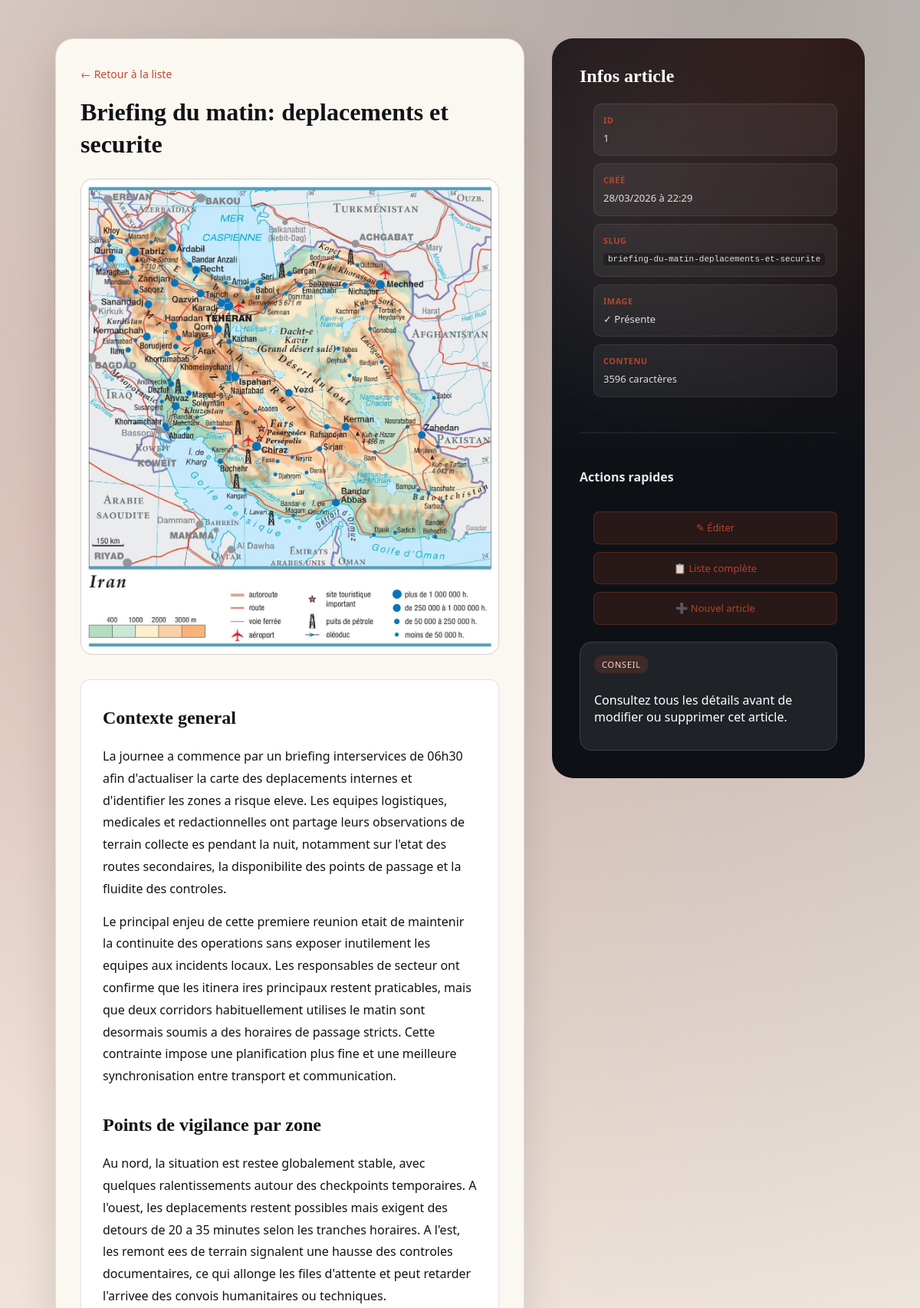
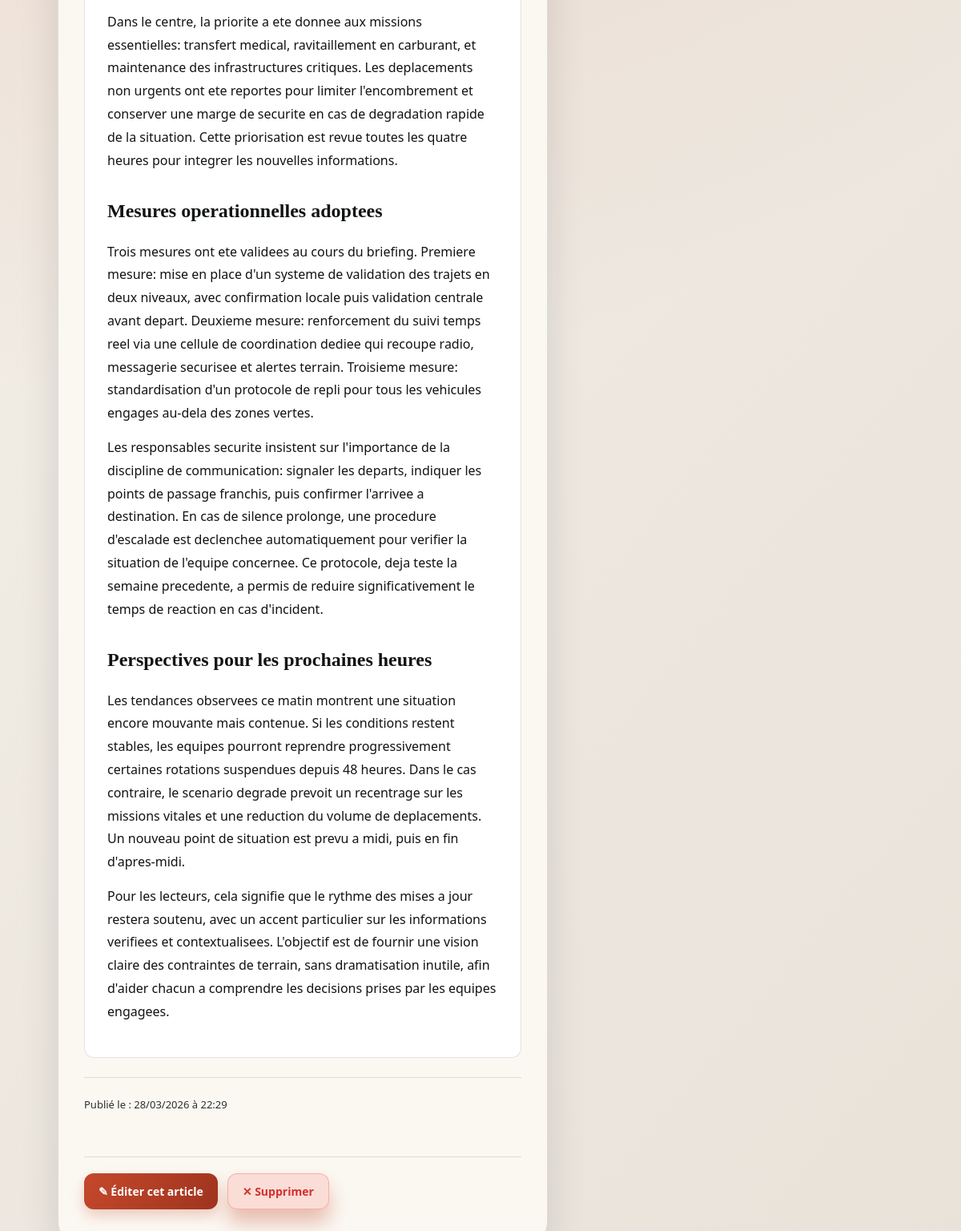
The page /pages/article_details.php?id=1 (signed in) on the database its author committed (2 pictures, top to bottom).
### tables this page shows
CREATE TABLE articles (
    id INT AUTO_INCREMENT PRIMARY KEY,
    titre_h1 VARCHAR(255) NOT NULL,             
    url_slug VARCHAR(255) UNIQUE NOT NULL,      
    contenu_html TEXT,                          
    image_url VARCHAR(255),
    image_alt VARCHAR(255),                     
    meta_description VARCHAR(160),              
    article_status_id INT NOT NULL DEFAULT 1,
    date_creation TIMESTAMP DEFAULT CURRENT_TIMESTAMP,
    CONSTRAINT fk_articles_status FOREIGN KEY (article_status_id) REFERENCES article_status(id)
);

### pages/article_details.php (the view, shortened to what this page needs)
<?php
$deletedStatus = 2;
$article_id = intval($_GET['id'] ?? 0);
$conn = getConnection();
$stmt = $conn->prepare('SELECT * FROM articles WHERE id = :id AND article_status_id <> :deleted_status');
$stmt->bindParam(':id', $article_id);
$stmt->bindValue(':deleted_status', $deletedStatus, PDO::PARAM_INT);
$stmt->execute();
$article = $stmt->fetch(PDO::FETCH_ASSOC);
?>
<!DOCTYPE html>
<html lang="fr">
<head>
	<link rel="stylesheet" href="../assets/css/backoffice.css">
</head>
<body>
<main class="backoffice-page article-details-page">
	<section class="article-details-section">
		<a href="articles_list.php" class="back-link">← Retour à la liste</a>
		<article class="article-display">
			<h1><?php echo htmlspecialchars($article['titre_h1']); ?></h1>
			<?php if ($article['image_url']) { ?>
				<figure>
					<img src="../../<?php echo htmlspecialchars($article['image_url']); ?>"
						 alt="<?php echo htmlspecialchars($article['image_alt']); ?>"
						 width="1200"
						 height="675"
						 style="max-width:100%;">
				</figure>
			<?php } ?>
			<div class="article-content">
				<?php echo $article['contenu_html']; ?>
			</div>
			<footer class="article-footer">
				<p>Publié le : <?php echo date('d/m/Y à H:i', strtotime($article['date_creation'])); ?></p>
			</footer>
		</article>
		<div class="details-actions-footer">
			<a href="edit_article.php?id=<?php echo $article['id']; ?>" class="btn btn-primary">✎ Éditer cet article</a>
			<form method="post" action="../inc/article_controller.php?action=delete" style="display: inline;">
				<button type="submit" class="btn btn-danger" onclick="return confirm('Êtes-vous sûr de vouloir supprimer cet article ?');">✕ Supprimer</button>
			</form>
		</div>
	</section>
	<aside class="editor-panel details-panel">
		<div class="panel-inner">
			<h2>Infos article</h2>
			<ul class="details-metadata">
				<li>
					<strong>ID</strong>
					<span><?php echo $article['id']; ?></span>
				</li>
				<li>
					<strong>Créé</strong>
					<span><?php echo date('d/m/Y à H:i', strtotime($article['date_creation'])); ?></span>
				</li>
				<li>
					<strong>Slug</strong>
					<span><code><?php echo htmlspecialchars($article['url_slug']); ?></code></span>
				</li>
				<li>
					<strong>Image</strong>
					<span><?php echo $article['image_url'] ? '✓ Présente' : '✗ Absente'; ?></span>
				</li>
				<li>
					<strong>Contenu</strong>
					<span><?php echo strlen($article['contenu_html']); ?> caractères</span>
				</li>
			</ul>
			<hr style="margin: 24px 0; border: none; border-top: 1px solid rgba(255,255,255,0.1);">
			<h3>Actions rapides</h3>
			<ul class="quick-actions">
				<li><a href="edit_article.php?id=<?php echo $article['id']; ?>">✎ Éditer</a></li>
				<li><a href="articles_list.php">📋 Liste complète</a></li>
				<li><a href="index_back_office.php">➕ Nouvel article</a></li>
			</ul>
			<div class="panel-alert">
				<span class="alert-tag">Conseil</span>
				<p>Consultez tous les détails avant de modifier ou supprimer cet article.</p>
			</div>
		</div>
	</aside>
</main>
</body>
</html>

### assets/css/backoffice.css (style rules this page uses)
:root { --font-body: "Segoe UI", "Helvetica Neue", Arial, sans-serif; --font-display: "Georgia", "Times New Roman", serif; --ink: #111315; --ink-soft: #2b2f33; --sand: #f0ede8; --paper: #fbf8f2; --rust: #c4482b; --coal: #0d1116; --line: rgba(17, 19, 21, 0.12); --glow: rgba(196, 72, 43, 0.25); }
* { box-sizing: border-box; }
body { margin: 0; font-family: var(--font-body); color: var(--ink); background: radial-gradient(circle at 20% 20%, rgba(196, 72, 43, 0.2), transparent 55%), radial-gradient(circle at 80% 0%, rgba(14, 31, 45, 0.3), transparent 50%), linear-gradient(130deg, #f7f3ec, #e8e2d9); min-height: 100vh; }
.backoffice-page { display: grid; grid-template-columns: minmax(320px, 1.2fr) minmax(280px, 0.8fr); gap: 36px; padding: 50px clamp(20px, 6vw, 90px); min-height: 100vh; align-items: start; }
button { border: none; border-radius: 14px; padding: 14px 24px; font-weight: 600; font-size: 15px; color: #fff; background: linear-gradient(120deg, #c4482b, #9f341e); cursor: pointer; box-shadow: 0 16px 24px rgba(196, 72, 43, 0.35); transition: transform 180ms ease, box-shadow 180ms ease; }
.editor-panel { background: var(--coal); color: #fff; border-radius: 28px; padding: 36px; position: relative; overflow: hidden; min-height: 420px; animation: fade-in 700ms ease-out; }
.editor-panel::after { content: ""; position: absolute; inset: 0; background: radial-gradient(circle at 20% 20%, rgba(255, 255, 255, 0.1), transparent 45%), radial-gradient(circle at 80% 0%, rgba(196, 72, 43, 0.25), transparent 55%); opacity: 0.8; }
.panel-inner { position: relative; z-index: 1; display: grid; gap: 22px; }
.panel-inner h2 { font-family: "Cinzel", serif; font-size: 24px; margin: 0; }
.panel-inner ul { margin: 0; padding-left: 18px; display: grid; gap: 10px; color: rgba(255, 255, 255, 0.85); line-height: 1.6; }
.panel-alert { padding: 16px 18px; border-radius: 16px; background: rgba(255, 255, 255, 0.08); border: 1px solid rgba(255, 255, 255, 0.12); }
.alert-tag { display: inline-block; padding: 4px 10px; border-radius: 999px; background: rgba(196, 72, 43, 0.2); color: #f8d6cf; font-size: 11px; letter-spacing: 0.8px; text-transform: uppercase; margin-bottom: 8px; }
.btn { display: inline-flex; align-items: center; gap: 8px; border: none; border-radius: 12px; padding: 12px 18px; font-weight: 600; font-size: 14px; cursor: pointer; text-decoration: none; transition: all 200ms ease; font-family: inherit; }
.btn-primary { background: linear-gradient(120deg, #c4482b, #9f341e); color: #fff; box-shadow: 0 8px 16px rgba(196, 72, 43, 0.25); }
.btn-danger { background: rgba(244, 67, 54, 0.15); color: #d32f2f; border: 1px solid rgba(244, 67, 54, 0.3); }
.panel-inner h3 { font-size: 16px; margin: 0 0 12px; font-weight: 600; color: rgba(255, 255, 255, 0.9); }
.panel-inner a { color: rgba(196, 72, 43, 0.9); text-decoration: none; transition: color 200ms ease; }

### rows shown on the page
articles: titre_h1 "Briefing du matin: deplacements et securite", image_url (picture), contenu_html "Contexte general La journee a commence par un briefing interservices de 06h30 afin d'actualiser la carte des deplacements internes et d'identifier les zones a risque eleve. Les equipes logistiques, medicales et redactionnelles ont partage leurs observations de terrain collecte es pendant la nuit, notamment sur l'etat des routes secondaires, la disponibilite des points de passage et la fluidite des controles. Le principal enjeu de cette premiere reunion etait de maintenir la continuite des operations sans exposer inutilement les equipes aux incidents locaux. Les responsables de secteur ont confirme que les itinera ires principaux restent praticables, mais que deux corridors habituellement…", date_creation "28/03/2026 à 22:29", id "1", url_slug "briefing-du-matin-deplacements-et-securite", contenu_html "3596"
